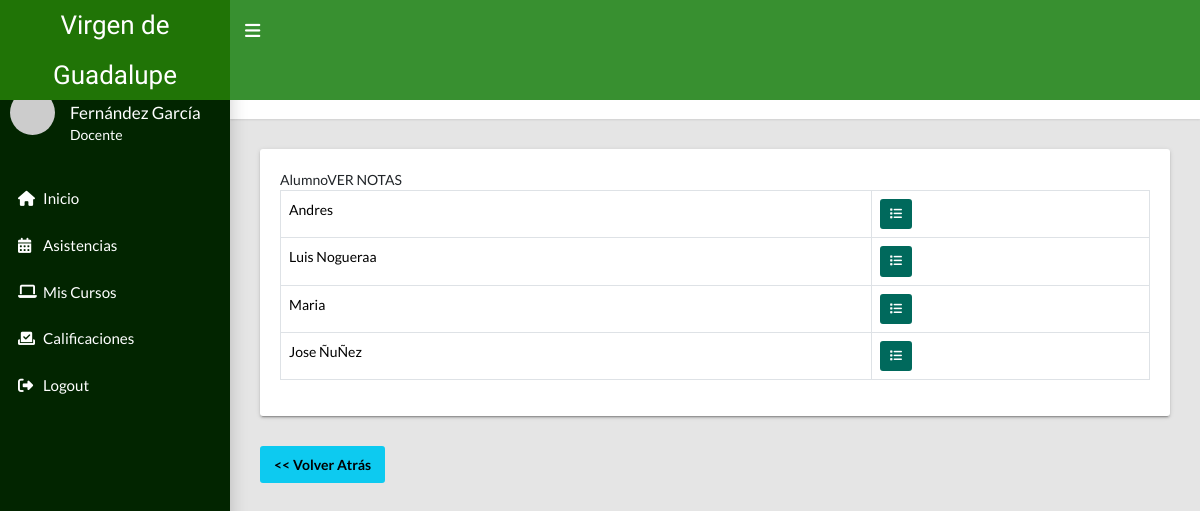
The app's page /profesor/notas.php?curso=6 (signed in), older data.
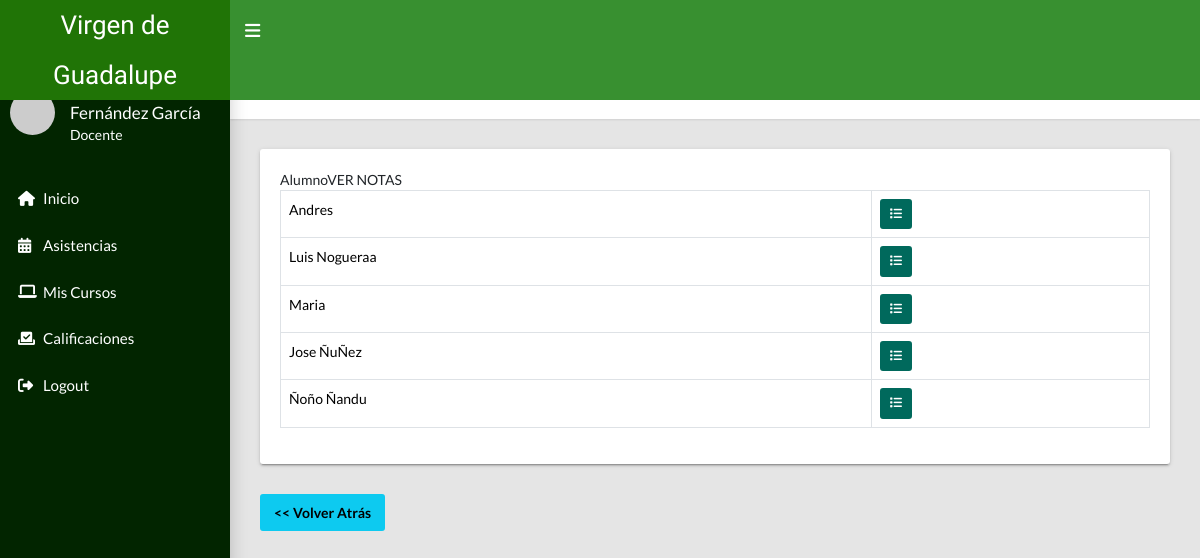
The same page, newer data.
### tables this page shows
CREATE TABLE `profesor_alumno` (
  `pa_id` int(11) NOT NULL,
  `alumno_id` int(11) NOT NULL,
  `pg_id` int(11) NOT NULL,
  `periodo_id` int(11) NOT NULL,
  `estadopa` int(11) NOT NULL
);

CREATE TABLE `alumnos` (
  `alumno_id` int(11) NOT NULL,
  `nombre_alumno` varchar(100) NOT NULL,
  `edad` int(11) NOT NULL,
  `direccion` varchar(100) NOT NULL,
  `documento` varchar(20) NOT NULL,
  `apoderado_id` int(11) NOT NULL,
  `fecha_nac` date NOT NULL,
  `fecha_registro` date NOT NULL,
  `estado` int(11) NOT NULL DEFAULT 1
);

### profesor/notas.php (the view, shortened to what this page needs)
<?php
if(!empty($_GET['curso'])){
    $curso = $_GET['curso'];
}else{
    header("location: profesor/");
}
require_once 'includes/header.php';
require_once '../includes/conexion.php';
$idprofesor = $_SESSION['profesor_id'];
$sqlc = "SELECT * FROM profesor_alumno as pa INNER JOIN profesor_grado as pg ON pa.pg_id = pg.pg_id INNER JOIN alumnos as a ON pa.alumno_id = a.alumno_id WHERE pg.profesor_id = $idprofesor AND pg.pg_id=$curso GROUP BY a.alumno_id";
$queryc = $pdo->prepare($sqlc);
$queryc -> execute();
$rowc = $queryc ->rowCount();
?>
<main class="app-content">
      <div class="app-title">
        <div>
          <h1><i class="bi bi-speedometer"></i> Notas Cargadas</h1>
        </div>
        <ul class="app-breadcrumb breadcrumb">
          <li class="breadcrumb-item"><i class="fa-solid fa-house"></i></li>
          <li class="breadcrumb-item"><a href="#">Contenidos a Evaluar</a></li>
        </ul>
      </div>
      <div class="row">
        <div class="col-md-12">
            <div class="tile">
                <div class="title-body">
                    <div class="table-responsive">
                        <table class="table table-bordered">
                            <tbody>
                                <?php if($rowc>0){
                                    while($data = $queryc->fetch()){
                                ?>
                                <tr>
                                    <td><?= $data['nombre_alumno']; ?></td>
                                    <td><a class="btn btn-primary btn-sm" title="Ver notas" href="list-notas.php?alumno=<?= $data['alumno_id']; ?>&curso=<?= $data['pg_id']; ?>">
                                        <i class="fa-solid fa-list"></i>
                                    </a></td>
                                </tr>
                            <?php }} ?>
                            </tbody>
                        </table>
                    </div>
                </div>
            </div>
      </div>
      <div class="">
        <a href="index.php" class="btn btn-info"><< Volver Atrás</a>
      </div>
    </main>
<?php
require_once 'includes/footer.php';
?>

Row changes from the older to the newer data that the page shows:
added profesor_alumno: alumno.nombre_alumno "Ñoño Ñandu"
